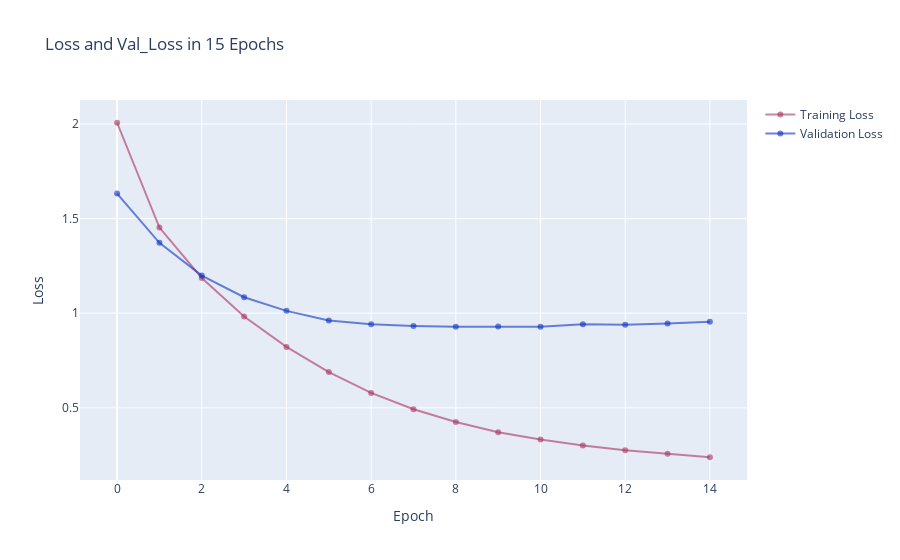

This figure's notebook cell:
### Code cell
trace1 = go.Scatter(
    y=history.history['loss'],
    name = "Training Loss",
    marker=dict(color='rgba(171, 50, 96, 0.6)'))
trace2 = go.Scatter(
    y=history.history['val_loss'],
    name = "Validation Loss",
    marker=dict(color='rgba(12, 50, 196, 0.6)'))

data = [trace1, trace2]
layout = go.Layout(title='Loss and Val_Loss in 15 Epochs',
                   xaxis=dict(title='Epoch'),
                   yaxis=dict(title='Loss'),
)
fig = go.Figure(data=data, layout=layout)
iplot(fig, config={'showLink': True})

### Figure 1 — Plotly figure (JSON) as saved in the notebook; plotly's stock layout.template omitted (floating-point values rounded to 4 significant figures)
{"data": [{"marker": {"color": "rgba(171, 50, 96, 0.6)"}, "name": "Training Loss", "type": "scatter", "y": [2.006, 1.453, 1.186, 0.9826, 0.8221, 0.6889, 0.5788, 0.4924, 0.4249, 0.3709, 0.3322, 0.3007, 0.2756, 0.2578, 0.239]}, {"marker": {"color": "rgba(12, 50, 196, 0.6)"}, "name": "Validation Loss", "type": "scatter", "y": [1.632, 1.372, 1.199, 1.085, 1.013, 0.9619, 0.9414, 0.9323, 0.928, 0.9301, 0.9292, 0.9419, 0.9396, 0.9454, 0.9546]}], "layout": {"title": {"text": "Loss and Val_Loss in 15 Epochs"}, "xaxis": {"title": {"text": "Epoch"}}, "yaxis": {"title": {"text": "Loss"}}}}
